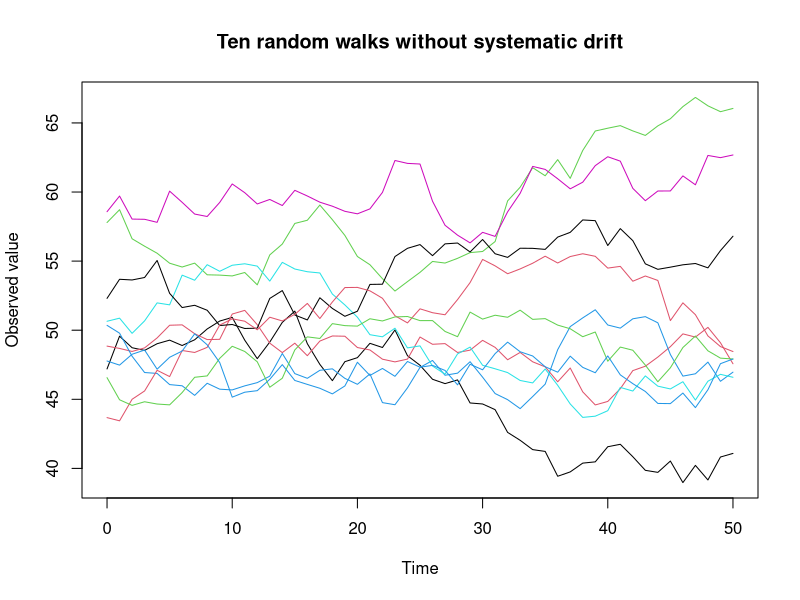

This chart was generated by the following R code:

# ================================================================
# RANDOM WALKS, SPURIOUS TRENDS, AND MULTIPLE TESTING
# ================================================================

# Objective:
# This simulation demonstrates that statistically significant
# results can occur even when there is no true systematic effect.
#
# We will investigate two related statistical problems:
#
# 1. Multiple testing:
#    When many statistical tests are performed, some will produce
#    significant results purely by chance, even if all null
#    hypotheses are true.
#
# 2. Violation of model assumptions:
#    Applying ordinary linear regression to random walks can
#    produce a very large proportion of significant trends,
#    even though the data-generating process has no systematic
#    upward or downward drift.
#
# We will compare two methods:
# - Linear regression on the original random-walk observations
# - A t-test on the differences between consecutive observations


# ================================================================
# 1. GENERATE RANDOM-WALK DATA
# ================================================================

set.seed(123)  # Ensures reproducibility

# Simulate 10,000 individuals, each observed over 50 time steps.
# Including the baseline (t = 0), each individual has 51 observations.

n_people <- 10000
n_steps <- 50

# Generate baseline values.
# Individuals start at different values, with a population
# mean of 50 and a standard deviation of 5.

dat <- data.frame(
  t0 = rnorm(n = n_people, mean = 50, sd = 5)
)

# Generate a random walk for each individual.
#
# At every time step, a random change is added to the
# previous observation:
#
#   X(t) = X(t-1) + e(t)
#
# where e(t) follows a normal distribution with
# mean = 0 and standard deviation = 1.
#
# Importantly, there is NO systematic upward or downward trend:
# The expected change at each time step is exactly zero.
#
# However, individual trajectories may appear to increase,
# decrease, or fluctuate over time.
#
# Random changes also accumulate: a positive change at one
# time step affects all subsequent observations.
#
# Consequently, the variance of the observations increases
# over time, even though their expected value remains constant.

for (i in 1:n_steps) {
  dat[, i + 1] <- dat[, i] +
    rnorm(n = n_people, mean = 0, sd = 1)
}

time <- 0:n_steps


# ================================================================
# 2. VISUALIZE SOME RANDOM WALKS
# ================================================================

# Plot the trajectories of the first 10 individuals.
#
# Although all individuals follow the same random process
# without systematic drift, some trajectories may look
# as if they exhibit a clear positive or negative trend.

matplot(
  time,
  t(as.matrix(dat[1:10, ])),
  type = "l",
  lty = 1,
  xlab = "Time",
  ylab = "Observed value",
  main = "Ten random walks without systematic drift"
)


# ================================================================
# 3. TEST FOR LINEAR TRENDS USING ORDINARY LINEAR REGRESSION
# ================================================================

# Fit a separate linear regression for each individual:
#
#   Y(t) = beta0 + beta1 * time + error
#
# Null hypothesis:
#   H0: beta1 = 0 (no linear trend)
#
# Alternative hypothesis:
#   H1: beta1 != 0 (positive or negative linear trend)
#
# Extract the p-value for the regression coefficient of time.

p_values <- apply(dat, 1, function(y) {
  summary(lm(y ~ time))$coefficients["time", "Pr(>|t|)"]
})

# Count individuals with a statistically significant trend.

sum(p_values < 0.05)

# Calculate the proportion of individuals with a
# statistically significant trend.

mean(p_values < 0.05)


# INTERPRETATION:
#
# Surprisingly, a very large proportion of individuals
# (often around 80%) will have a statistically significant
# regression coefficient for time.
#
# How is this possible when the random walks were generated
# without any systematic drift?
#
# The problem is that the ordinary regression t-test assumes
# an error structure that is incompatible with a random walk.
#
# Consecutive random-walk observations are strongly dependent:
# Each observation contains all previous random changes.
#
# A series of positive random changes can therefore generate
# a persistent upward movement, even though each individual
# change is purely random.
#
# Ordinary linear regression may incorrectly interpret
# this accumulated random movement as evidence of a
# systematic trend.
#
# The conventional regression standard errors and p-values
# are not valid for this random-walk data-generating process.
#
# This is an example of spurious statistical significance
# arising from nonstationary time-series data.


# ================================================================
# 4. CORRECT FOR MULTIPLE TESTING
# ================================================================

# We have performed 10,000 statistical tests.
#
# Even if the individual tests were valid, performing so many
# tests would produce some significant results by chance.
#
# Under 10,000 true null hypotheses and correctly calibrated
# tests, approximately 5% (500 tests) would be expected to
# yield p < 0.05.
#
# The Benjamini-Hochberg (BH) procedure addresses multiple
# testing by controlling the false discovery rate (FDR)
# under suitable assumptions.

p_adjusted <- p.adjust(p_values, method = "BH")

sum(p_adjusted < 0.05)

# INTERPRETATION:
#
# Many random walks may still have significant results,
# even after correction for multiple testing.
#
# This is because multiple testing is NOT the main problem.
#
# The original regression p-values are invalid due to
# the stochastic dependence and nonstationarity of the
# random-walk observations.
#
# Multiple-testing corrections cannot fix a violation
# of the underlying statistical model assumptions.


# ================================================================
# 5. A MORE APPROPRIATE TEST: ANALYZE FIRST DIFFERENCES
# ================================================================

# Instead of analyzing the original observations, calculate
# the differences between consecutive time points:
#
#   D(t) = X(t) - X(t-1)
#
# For our simulated random walks, these differences are
# exactly the independent random changes used to generate
# the observations.
#
# They follow a normal distribution with mean = 0 and
# standard deviation = 1.
#
# We can therefore use a one-sample t-test to investigate
# whether the mean change differs significantly from zero.
#
# Null hypothesis:
#   H0: mean(D) = 0 (no systematic drift)
#
# Alternative hypothesis:
#   H1: mean(D) != 0 (systematic positive or negative drift)
#
# Unlike the original random-walk observations, the
# first differences satisfy the independence assumption
# in this particular simulation.

p_values_rw <- apply(dat, 1, function(y) {
  t.test(diff(y), mu = 0)$p.value
})

# Count individuals with a significant mean change.

sum(p_values_rw < 0.05)

# Calculate the proportion with a significant mean change.

mean(p_values_rw < 0.05)

# INTERPRETATION:
#
# We now expect approximately 5% significant results.
#
# This is exactly what we would expect from valid
# statistical tests when all null hypotheses are true
# and the significance level is alpha = 0.05.
#
# The significant results are false positives resulting
# from random sampling variation.
#
# Unlike the regression on the original observations,
# the t-tests on first differences have the intended
# Type I error rate in this simulation.


# ================================================================
# 6. CORRECT THE NEW P-VALUES FOR MULTIPLE TESTING
# ================================================================

p_adjusted_rw <- p.adjust(p_values_rw, method = "BH")

sum(p_adjusted_rw < 0.05)

# INTERPRETATION:
#
# After FDR correction, we will usually find no
# significant results, although a small number of
# significant results is still possible by chance.
#
# In our simulation, all null hypotheses are true.
# Therefore, any significant result is a false positive.
#
# The BH procedure is designed to control the expected
# proportion of false discoveries among rejected hypotheses,
# rather than guarantee that no false positives occur.


# ================================================================
# 7. COMPARISON: INDEPENDENT RANDOM OBSERVATIONS
# ================================================================

# Finally, consider a different simulation.
#
# Instead of random walks, generate 51 independent random
# observations for each individual.
#
# In this case, observations do not accumulate previous
# random changes. There is no temporal dependence or
# systematic trend.
#
# Ordinary linear regression is appropriate for these data,
# because the observations satisfy its error assumptions.

dat_independent <- matrix(
  rnorm(n = n_people * (n_steps + 1), mean = 50, sd = 1),
  nrow = n_people
)

# Test for linear trends as before.

p_values_independent <- apply(dat_independent, 1, function(y) {
  summary(lm(y ~ time))$coefficients["time", "Pr(>|t|)"]
})

mean(p_values_independent < 0.05)

# INTERPRETATION:
#
# Approximately 5% of the regressions should be significant,
# even though the observations are entirely random.
#
# This illustrates the ordinary multiple-testing problem:
# With sufficiently many tests, some significant results
# will occur purely by chance.
#
# Compare this result with the random-walk regression:
#
# Independent random observations:
#   Approximately 5% significant linear trends
#
# Random walks:
#   Often around 80% significant linear trends
#
# Random-walk first differences:
#   Approximately 5% significant mean changes
#
# The comparison shows that a large number of significant
# findings may result either from multiple testing or
# from inappropriate statistical models.


# ================================================================
# TAKE-HOME MESSAGES
# ================================================================

# 1. Statistical significance does not necessarily imply
#    the existence of a genuine systematic effect.
#
# 2. Multiple testing produces false positives even when
#    every individual statistical test is valid.
#
# 3. Violations of model assumptions can dramatically
#    increase the frequency of apparently significant results.
#
# 4. Time-series observations are often dependent, and
#    standard regression methods may be inappropriate.
#
# 5. First differencing can help when the data follow a
#    random-walk process. However, differencing is not
#    a universal solution for all time-series problems.
#
# 6. Multiple-testing corrections address the accumulation
#    of false discoveries across tests, but they cannot
#    compensate for invalid individual statistical tests.
